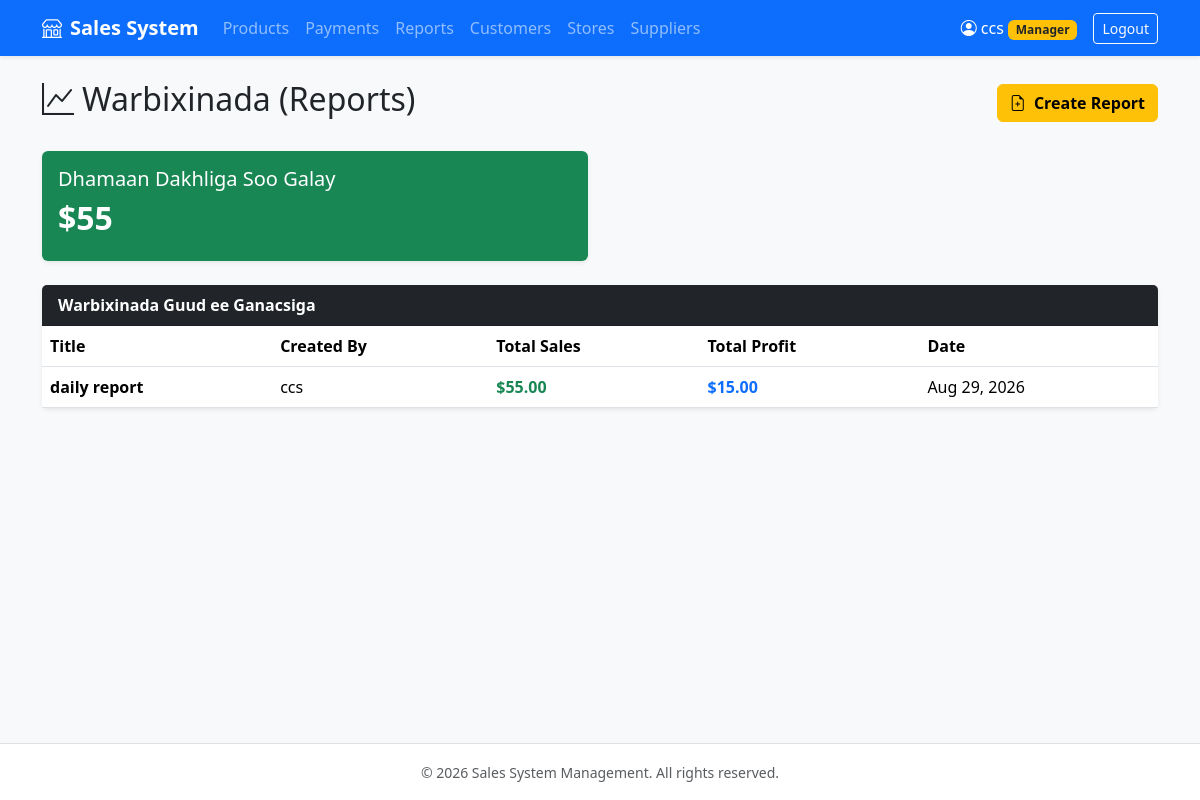
The app's page /reports/ (signed in) with its own data.
### sales/models.py (models this page shows, shortened)
class Report(models.Model):
    title = models.CharField(max_length=200)
    created_by = models.ForeignKey(User, on_delete=models.CASCADE)
    total_sales = models.DecimalField(max_digits=12, decimal_places=2, default=0.00)
    total_profit = models.DecimalField(max_digits=12, decimal_places=2, default=0.00)
    created_at = models.DateTimeField(auto_now_add=True)
    notes = models.TextField(blank=True, null=True)

### sales/views.py (the view)
# urls.py: path('reports/', views.report_list, name='report_list'),
@login_required
def report_list(request):
    if request.user.is_staff:
        reports = Report.objects.all()
        total_income = Payment.objects.aggregate(Sum('amount'))['amount__sum'] or 0
        context = {'reports': reports, 'total_income': total_income, 'is_manager': True}
    else:
        user_payments = Payment.objects.filter(customer__user=request.user)
        total_spent = user_payments.aggregate(Sum('amount'))['amount__sum'] or 0
        context = {'payments': user_payments, 'total_spent': total_spent, 'is_manager': False}
    return render(request, 'sales/report_list.html', context)

### sales/templates/sales/report_list.html (shortened to what this page needs)
{% extends 'base.html' %}
{% block content %}
<div class="d-flex justify-content-between align-items-center mb-4">
    <h2><i class="bi bi-graph-up me-2"></i>Warbixinada (Reports)</h2>
    {% if is_manager %}
        <a href="{% url 'report_create' %}" class="btn btn-warning fw-bold">
            <i class="bi bi-file-earmark-plus me-1"></i> Create Report
        </a>
    {% endif %}
</div>
{% if is_manager %}
    <div class="row mb-4">
        <div class="col-md-6">
            <div class="card bg-success text-white p-3 shadow-sm border-0">
                <h5>Dhamaan Dakhliga Soo Galay</h5>
                <h2 class="fw-bold">${{ total_income }}</h2>
            </div>
        </div>
    </div>
    <div class="card border-0 shadow-sm">
        <div class="card-header bg-dark text-white fw-bold">Warbixinada Guud ee Ganacsiga</div>
        <div class="card-body p-0">
            <table class="table table-hover align-middle mb-0">
                <thead>
                    <tr>
                        <th>Title</th>
                        <th>Created By</th>
                        <th>Total Sales</th>
                        <th>Total Profit</th>
                        <th>Date</th>
                    </tr>
                </thead>
                <tbody>
                    {% for report in reports %}
                    <tr>
                        <td class="fw-bold">{{ report.title }}</td>
                        <td>{{ report.created_by.username }}</td>
                        <td class="text-success fw-bold">${{ report.total_sales }}</td>
                        <td class="text-primary fw-bold">${{ report.total_profit }}</td>
                        <td>{{ report.created_at|date:"M d, Y" }}</td>
                    </tr>
                    {% empty %}
                    <tr>
                        <td colspan="5" class="text-center py-3 text-muted">Wax report ah oo la abuuray ma jiraan.</td>
                    </tr>
                    {% endfor %}
                </tbody>
            </table>
        </div>
    </div>
{% endif %}
{% endblock %}

### sales/templates/sales/base.html (shortened to what this page needs)
<!DOCTYPE html>
<html lang="en">
<head>
    <link href="https://cdn.jsdelivr.net/npm/bootstrap@5.3.2/dist/css/bootstrap.min.css" rel="stylesheet">
    <link rel="stylesheet" href="https://cdn.jsdelivr.net/npm/bootstrap-icons@1.11.1/font/bootstrap-icons.css">
</head>
<body class="bg-light d-flex flex-column min-vh-100">
    <nav class="navbar navbar-expand-lg navbar-dark bg-primary shadow-sm">
        <div class="container">
            <a class="navbar-brand fw-bold" href="{% url 'customer_list' %}">
                <i class="bi bi-shop me-2"></i>Sales System
            </a>
            <div class="collapse navbar-collapse" id="navbarNav">
                <ul class="navbar-nav me-auto mb-2 mb-lg-0">
                    {% if user.is_authenticated %}
                        <li class="nav-item">
                            <a class="nav-link" href="{% url 'product_list' %}">Products</a>
                        </li>
                        <li class="nav-item">
                            <a class="nav-link" href="{% url 'payment_list' %}">Payments</a>
                        </li>
                        <li class="nav-item">
                            <a class="nav-link" href="{% url 'report_list' %}">Reports</a>
                        </li>
                        {% if user.is_staff %}
                            <li class="nav-item">
                                <a class="nav-link" href="{% url 'customer_list' %}">Customers</a>
                            </li>
                            <li class="nav-item">
                                <a class="nav-link" href="{% url 'store_list' %}">Stores</a>
                            </li>
                            <li class="nav-item">
                                <a class="nav-link" href="{% url 'supplier_list' %}">Suppliers</a>
                            </li>
                        {% endif %}
                    {% endif %}
                </ul>
                <div class="d-flex align-items-center gap-2">
                    {% if user.is_authenticated %}
                        <span class="navbar-text text-white me-2">
                            <i class="bi bi-person-circle me-1"></i>{{ user.username }}
                            {% if user.is_staff %}<span class="badge bg-warning text-dark">Manager</span>{% endif %}
                        </span>
                        <a href="{% url 'logout' %}" class="btn btn-outline-light btn-sm">Logout</a>
                    {% else %}
                        <a href="{% url 'login' %}" class="btn btn-outline-light btn-sm">Login</a>
                        <a href="{% url 'register' %}" class="btn btn-warning btn-sm fw-bold">Sign Up</a>
                    {% endif %}
                </div>
            </div>
        </div>
    </nav>
    <main class="container my-4 flex-grow-1">
        {% block content %}{% endblock %}
    </main>
    <footer class="bg-white border-top py-3 text-center text-muted">
        <div class="container">
            <small>&copy; 2026 Sales System Management. All rights reserved.</small>
        </div>
    </footer>
</body>
</html>

### records on screen
Report: title "daily report", created_by.username "ccs", total_sales "55.00", total_profit "15.00", created_at "Aug 29, 2026"

### other values on screen
{{ user.username }} "ccs"
{{ total_income }} "55"
